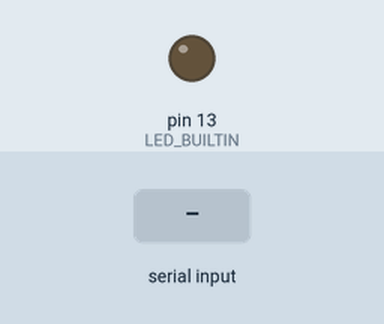
A sketch run on a simulated Arduino Uno, built with avr-gcc and run on an emulated ATmega328P. On the bench: output pins drawn as LEDs (lit = HIGH). Dashed ring = blinking. The inputs (shaded band) are chosen by the test bench. What the sketch prints to the serial monitor is not drawn.

Above: at 0.9 s.
At 3.6 s:
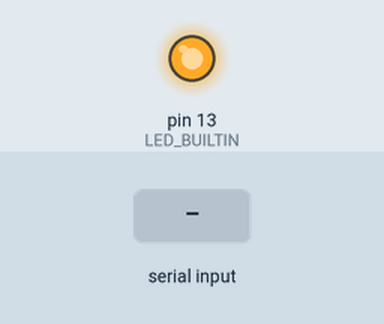
3.7 s: "r" received over Serial
At 5.1 s:
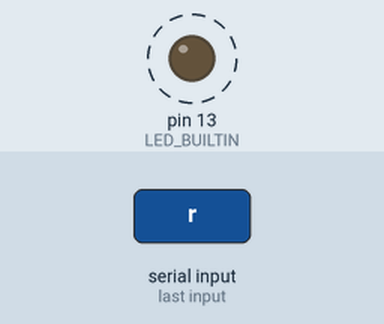
Timing chart, 0 to 12.0 s (numbered marks = the images above; inputs shaded):
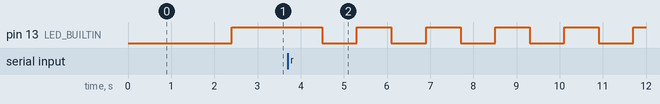

The sketch:

signalB.ino
```cpp
#include <Wire.h>

// ================= 参数定义 =================
const uint16_t FM_FREQUENCY    = 9450;     // 载波频率 94.50MHz (演示用)
const uint16_t BLINK_INTERVAL  = 800;      // 板载LED闪烁间隔 ms
const uint16_t REPORT_INTERVAL = 2000;     // 状态报告间隔 ms
const uint16_t INIT_DELAY      = 800;      // 模拟初始化耗时 ms

bool transmitting = false;

// ================= 灯语 (与A版本完全一致) =================
void statusSlowBlink() {
  static uint32_t timer = 0;
  static bool state = false;
  if (millis() - timer > BLINK_INTERVAL) {
    timer = millis();
    state = !state;
    digitalWrite(LED_BUILTIN, state);
  }
}

// ================= 初始化 =================
void setup() {
  Serial.begin(115200);
  delay(800);
  pinMode(LED_BUILTIN, OUTPUT);

  Serial.println();
  Serial.println(F("=============================="));
  Serial.println(F("     微弱电信号发生模块"));
  Serial.println(F("=============================="));

  // 模拟I2C初始化
  Serial.print(F("[I2C] 初始化总线... "));
  Wire.begin();
  delay(INIT_DELAY);
  Serial.println(F("完成"));

  // 模拟Si4713初始化成功（重试机制首次即成功）
  Serial.print(F("[Si4713] 初始化模块... "));
  delay(INIT_DELAY);
  Serial.print(F("[Init] Si4713连接 1/5 ... "));
  Serial.println(F("成功"));
  Serial.println(F("完成"));

  // 初始化完成，板载LED常亮
  digitalWrite(LED_BUILTIN, HIGH);
  Serial.println(F("----------------------------------"));
  Serial.println(F("初始化完成! 按r键开始发射"));
  Serial.println(F("----------------------------------"));
}

// ================= 主循环 =================
void loop() {
  // 等待r键启动发射（启动前LED保持常亮）
  if (!transmitting) {
    if (Serial.available()) {
      if (Serial.read() == 'r') {
        transmitting = true;
        Serial.println();
        Serial.println(F("开始发射微弱电信号"));
        while (Serial.available()) { Serial.read(); }  // 清空缓冲区
      }
    }
    return;
  }

  // 发射状态：LED缓慢闪烁 + 定期状态报告
  statusSlowBlink();

  static uint32_t lastReport = 0;
  if (millis() - lastReport >= REPORT_INTERVAL) {
    lastReport = millis();
    Serial.print(F("[发射中] 载波："));
    Serial.print(FM_FREQUENCY / 100.0, 2);
    Serial.println(F("MHz，调制：100Hz"));
  }
}
```

Measured:
- after the input at 3.7 s, pin 13 (LED_BUILTIN): alternates HIGH for 0.80 s and LOW for 0.80 s, starting after 0.80 s
